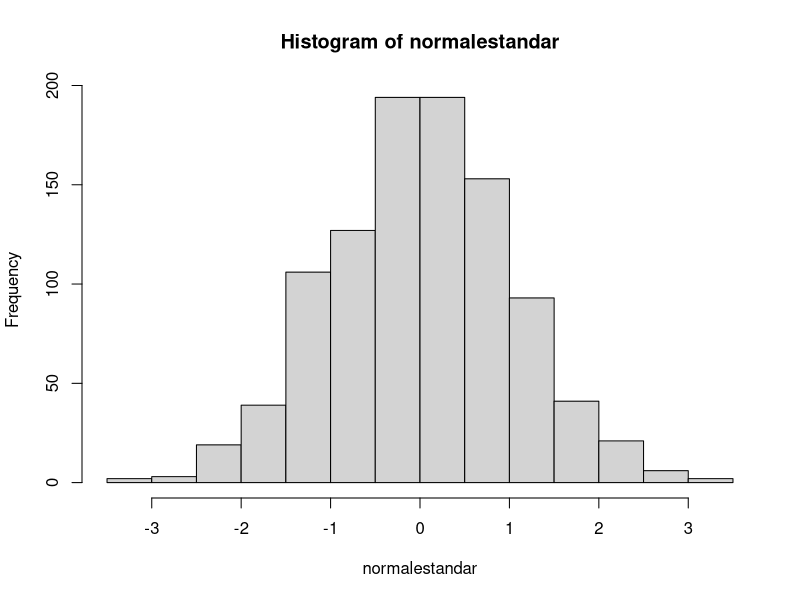
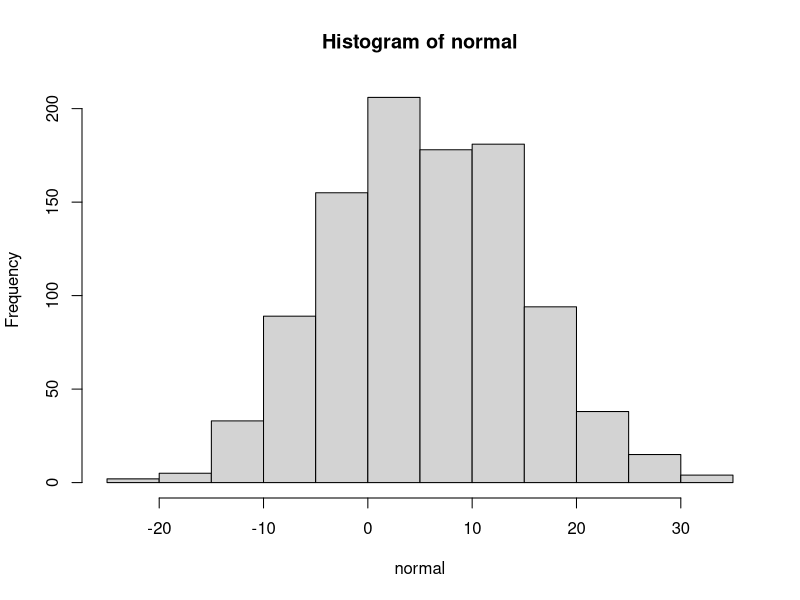
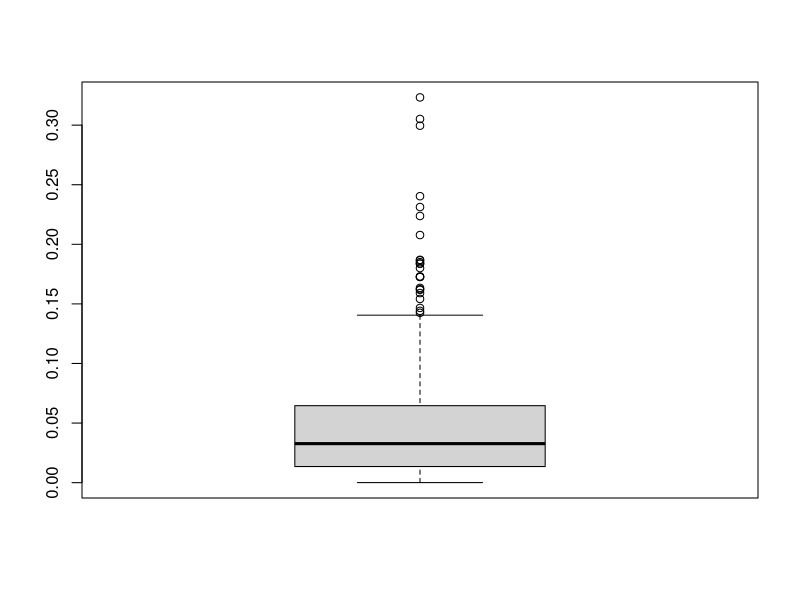

These figures' R source, in order:
#1
normalestandar<-rnorm(1000,mean=0,sd=1)
hist(normalestandar)

normal<-rnorm(1000,mean=5,sd=9)
hist(normal)


#2
exponencial<-rexp(500,rate=20)
#a)
mean(exponencial)
#mean=0.05357364

#b)
quantile(0.33,exponencial)

#c)
boxplot(exponencial)
#podemos observar que no existen valores extremos, por que cada punto 
#se encuentra de la misma zona.
